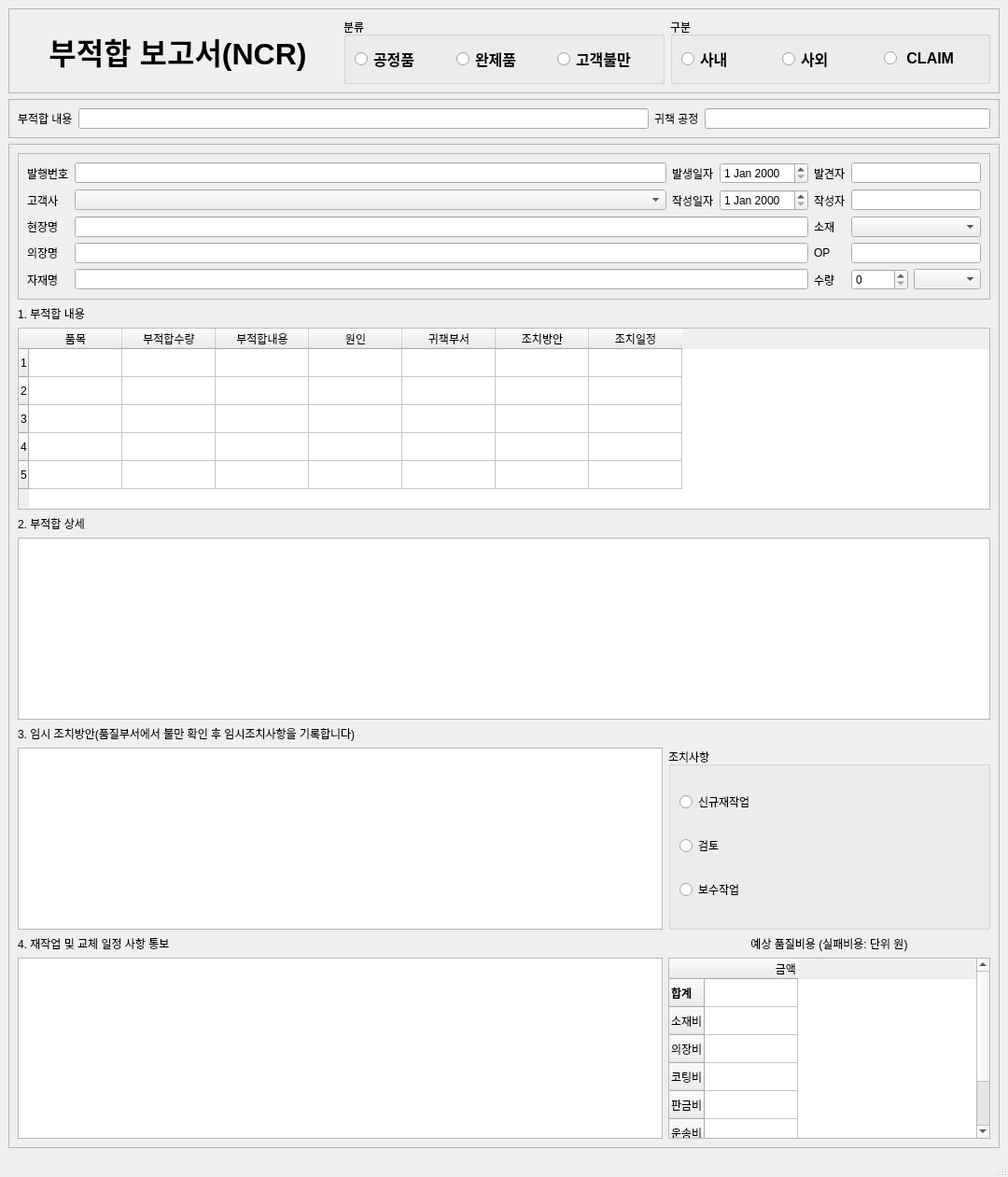
<?xml version="1.0" encoding="UTF-8"?>
<ui version="4.0">
 <class>MainWindow</class>
 <widget class="QMainWindow" name="MainWindow">
  <property name="geometry">
   <rect>
    <x>0</x>
    <y>0</y>
    <width>1080</width>
    <height>1261</height>
   </rect>
  </property>
  <property name="windowTitle">
   <string>MainWindow</string>
  </property>
  <widget class="QWidget" name="centralwidget">
   <layout class="QVBoxLayout" name="verticalLayout_2">
    <item>
     <widget class="QFrame" name="frame_1">
      <property name="frameShape">
       <enum>QFrame::StyledPanel</enum>
      </property>
      <property name="frameShadow">
       <enum>QFrame::Raised</enum>
      </property>
      <layout class="QHBoxLayout" name="horizontalLayout_2">
       <item>
        <widget class="QLabel" name="label">
         <property name="font">
          <font>
           <pointsize>24</pointsize>
           <weight>75</weight>
           <bold>true</bold>
          </font>
         </property>
         <property name="text">
          <string>부적합 보고서(NCR)</string>
         </property>
         <property name="alignment">
          <set>Qt::AlignCenter</set>
         </property>
        </widget>
       </item>
       <item>
        <widget class="QGroupBox" name="groupBox_Bunru">
         <property name="title">
          <string>분류</string>
         </property>
         <layout class="QHBoxLayout" name="horizontalLayout">
          <item>
           <widget class="QRadioButton" name="radioButton_Gonjong">
            <property name="font">
             <font>
              <pointsize>12</pointsize>
              <weight>75</weight>
              <bold>true</bold>
             </font>
            </property>
            <property name="text">
             <string>공정품</string>
            </property>
           </widget>
          </item>
          <item>
           <widget class="QRadioButton" name="radioButton_Wan">
            <property name="font">
             <font>
              <pointsize>12</pointsize>
              <weight>75</weight>
              <bold>true</bold>
             </font>
            </property>
            <property name="text">
             <string>완제품</string>
            </property>
           </widget>
          </item>
          <item>
           <widget class="QRadioButton" name="radioButton_Gogaek">
            <property name="font">
             <font>
              <pointsize>12</pointsize>
              <weight>75</weight>
              <bold>true</bold>
             </font>
            </property>
            <property name="text">
             <string>고객불만</string>
            </property>
           </widget>
          </item>
         </layout>
        </widget>
       </item>
       <item>
        <widget class="QGroupBox" name="groupBox_Gubun">
         <property name="title">
          <string>구분</string>
         </property>
         <layout class="QHBoxLayout" name="horizontalLayout_4">
          <item>
           <widget class="QRadioButton" name="radioButton_Sanae">
            <property name="font">
             <font>
              <pointsize>12</pointsize>
              <weight>75</weight>
              <bold>true</bold>
             </font>
            </property>
            <property name="text">
             <string>사내</string>
            </property>
           </widget>
          </item>
          <item>
           <widget class="QRadioButton" name="radioButton_Saoi_2">
            <property name="font">
             <font>
              <pointsize>12</pointsize>
              <weight>75</weight>
              <bold>true</bold>
             </font>
            </property>
            <property name="text">
             <string>사외</string>
            </property>
           </widget>
          </item>
          <item>
           <widget class="QRadioButton" name="radioButton_Claim">
            <property name="font">
             <font>
              <pointsize>12</pointsize>
              <weight>75</weight>
              <bold>true</bold>
             </font>
            </property>
            <property name="text">
             <string> CLAIM</string>
            </property>
           </widget>
          </item>
         </layout>
        </widget>
       </item>
      </layout>
     </widget>
    </item>
    <item>
     <widget class="QFrame" name="frame_2">
      <property name="frameShape">
       <enum>QFrame::StyledPanel</enum>
      </property>
      <property name="frameShadow">
       <enum>QFrame::Raised</enum>
      </property>
      <layout class="QHBoxLayout" name="horizontalLayout_3">
       <item>
        <widget class="QLabel" name="label_2">
         <property name="text">
          <string>부적합 내용</string>
         </property>
        </widget>
       </item>
       <item>
        <widget class="QLineEdit" name="lineEdit_Bujek">
         <property name="sizePolicy">
          <sizepolicy hsizetype="Expanding" vsizetype="Fixed">
           <horstretch>2</horstretch>
           <verstretch>0</verstretch>
          </sizepolicy>
         </property>
        </widget>
       </item>
       <item>
        <widget class="QLabel" name="label_3">
         <property name="text">
          <string>귀책 공정</string>
         </property>
        </widget>
       </item>
       <item>
        <widget class="QLineEdit" name="lineEdit_Guichak">
         <property name="sizePolicy">
          <sizepolicy hsizetype="Expanding" vsizetype="Fixed">
           <horstretch>1</horstretch>
           <verstretch>0</verstretch>
          </sizepolicy>
         </property>
        </widget>
       </item>
      </layout>
     </widget>
    </item>
    <item>
     <widget class="QFrame" name="frame_3">
      <property name="frameShape">
       <enum>QFrame::StyledPanel</enum>
      </property>
      <property name="frameShadow">
       <enum>QFrame::Raised</enum>
      </property>
      <layout class="QVBoxLayout" name="verticalLayout">
       <item>
        <widget class="QFrame" name="frame_3_1">
         <property name="frameShape">
          <enum>QFrame::StyledPanel</enum>
         </property>
         <property name="frameShadow">
          <enum>QFrame::Raised</enum>
         </property>
         <layout class="QGridLayout" name="gridLayout_2">
          <item row="4" column="0">
           <widget class="QLabel" name="label_17">
            <property name="text">
             <string>자재명</string>
            </property>
           </widget>
          </item>
          <item row="4" column="7">
           <widget class="QComboBox" name="comboBox_Danwi">
            <property name="sizePolicy">
             <sizepolicy hsizetype="Fixed" vsizetype="Fixed">
              <horstretch>0</horstretch>
              <verstretch>0</verstretch>
             </sizepolicy>
            </property>
           </widget>
          </item>
          <item row="2" column="6" colspan="2">
           <widget class="QComboBox" name="comboBox_Sojae"/>
          </item>
          <item row="3" column="2" colspan="3">
           <widget class="QLineEdit" name="lineEdit_Oijang"/>
          </item>
          <item row="0" column="5">
           <widget class="QLabel" name="label_6">
            <property name="text">
             <string>발견자</string>
            </property>
           </widget>
          </item>
          <item row="3" column="5">
           <widget class="QLabel" name="label_10">
            <property name="text">
             <string>OP</string>
            </property>
           </widget>
          </item>
          <item row="1" column="5">
           <widget class="QLabel" name="label_9">
            <property name="text">
             <string>작성자</string>
            </property>
           </widget>
          </item>
          <item row="2" column="5">
           <widget class="QLabel" name="label_15">
            <property name="text">
             <string>소재</string>
            </property>
           </widget>
          </item>
          <item row="0" column="0">
           <widget class="QLabel" name="label_5">
            <property name="text">
             <string>발행번호</string>
            </property>
           </widget>
          </item>
          <item row="1" column="0">
           <widget class="QLabel" name="label_7">
            <property name="text">
             <string>고객사</string>
            </property>
           </widget>
          </item>
          <item row="1" column="4">
           <widget class="QDateEdit" name="dateEdit_Jansung"/>
          </item>
          <item row="1" column="2">
           <widget class="QComboBox" name="comboBox_Gogaksa"/>
          </item>
          <item row="0" column="4">
           <widget class="QDateEdit" name="dateEdit_Balsang"/>
          </item>
          <item row="2" column="2" colspan="3">
           <widget class="QLineEdit" name="lineEdit_Hyunjang"/>
          </item>
          <item row="4" column="5">
           <widget class="QLabel" name="label_18">
            <property name="text">
             <string>수량</string>
            </property>
           </widget>
          </item>
          <item row="3" column="6" colspan="2">
           <widget class="QLineEdit" name="lineEdit_OP"/>
          </item>
          <item row="0" column="3">
           <widget class="QLabel" name="label_4">
            <property name="text">
             <string>발생일자</string>
            </property>
           </widget>
          </item>
          <item row="3" column="0">
           <widget class="QLabel" name="label_16">
            <property name="text">
             <string>의장명</string>
            </property>
           </widget>
          </item>
          <item row="0" column="2">
           <widget class="QLineEdit" name="lineEdit_Balhaeng">
            <property name="sizePolicy">
             <sizepolicy hsizetype="Expanding" vsizetype="Fixed">
              <horstretch>0</horstretch>
              <verstretch>0</verstretch>
             </sizepolicy>
            </property>
           </widget>
          </item>
          <item row="2" column="0">
           <widget class="QLabel" name="label_14">
            <property name="text">
             <string>현장명</string>
            </property>
           </widget>
          </item>
          <item row="4" column="2" colspan="3">
           <widget class="QLineEdit" name="lineEdit_Jajae"/>
          </item>
          <item row="1" column="3">
           <widget class="QLabel" name="label_8">
            <property name="text">
             <string>작성일자</string>
            </property>
           </widget>
          </item>
          <item row="4" column="6">
           <widget class="QSpinBox" name="spinBox_Surang">
            <property name="maximum">
             <number>10000</number>
            </property>
           </widget>
          </item>
          <item row="1" column="6" colspan="2">
           <widget class="QLineEdit" name="lineEdit_Jansung"/>
          </item>
          <item row="0" column="6" colspan="2">
           <widget class="QLineEdit" name="lineEdit_Balgyun">
            <property name="sizePolicy">
             <sizepolicy hsizetype="Expanding" vsizetype="Fixed">
              <horstretch>0</horstretch>
              <verstretch>0</verstretch>
             </sizepolicy>
            </property>
           </widget>
          </item>
         </layout>
        </widget>
       </item>
       <item>
        <layout class="QGridLayout" name="gridLayout_1">
         <item row="0" column="0">
          <widget class="QLabel" name="label_19">
           <property name="text">
            <string>1. 부적합 내용</string>
           </property>
          </widget>
         </item>
         <item row="3" column="0">
          <widget class="QTextEdit" name="textEdit_Bujekhab"/>
         </item>
         <item row="2" column="0">
          <widget class="QLabel" name="label_21">
           <property name="text">
            <string>2. 부적합 상세</string>
           </property>
          </widget>
         </item>
         <item row="1" column="0">
          <widget class="QTableWidget" name="tableWidget_Bujek">
           <property name="sizePolicy">
            <sizepolicy hsizetype="Expanding" vsizetype="Expanding">
             <horstretch>0</horstretch>
             <verstretch>0</verstretch>
            </sizepolicy>
           </property>
           <row>
            <property name="text">
             <string>1</string>
            </property>
           </row>
           <row>
            <property name="text">
             <string>2</string>
            </property>
           </row>
           <row>
            <property name="text">
             <string>3</string>
            </property>
           </row>
           <row>
            <property name="text">
             <string>4</string>
            </property>
           </row>
           <row>
            <property name="text">
             <string>5</string>
            </property>
           </row>
           <column>
            <property name="text">
             <string>품목</string>
            </property>
           </column>
           <column>
            <property name="text">
             <string>부적합수량</string>
            </property>
           </column>
           <column>
            <property name="text">
             <string>부적합내용</string>
            </property>
           </column>
           <column>
            <property name="text">
             <string>원인</string>
            </property>
           </column>
           <column>
            <property name="text">
             <string>귀책부서</string>
            </property>
           </column>
           <column>
            <property name="text">
             <string>조치방안</string>
            </property>
           </column>
           <column>
            <property name="text">
             <string>조치일정</string>
            </property>
           </column>
          </widget>
         </item>
        </layout>
       </item>
       <item>
        <layout class="QGridLayout" name="gridLayout_3">
         <item row="3" column="0">
          <widget class="QTextEdit" name="textEdit_Iljung"/>
         </item>
         <item row="1" column="0">
          <widget class="QTextEdit" name="textEdit_ImsiJochi">
           <property name="sizePolicy">
            <sizepolicy hsizetype="Expanding" vsizetype="Expanding">
             <horstretch>2</horstretch>
             <verstretch>0</verstretch>
            </sizepolicy>
           </property>
          </widget>
         </item>
         <item row="1" column="1">
          <widget class="QGroupBox" name="groupBox_Jochi">
           <property name="sizePolicy">
            <sizepolicy hsizetype="Expanding" vsizetype="Preferred">
             <horstretch>1</horstretch>
             <verstretch>0</verstretch>
            </sizepolicy>
           </property>
           <property name="title">
            <string>조치사항</string>
           </property>
           <layout class="QVBoxLayout" name="verticalLayout_3">
            <item>
             <widget class="QRadioButton" name="radioButton_Singu">
              <property name="text">
               <string>신규재작업</string>
              </property>
             </widget>
            </item>
            <item>
             <widget class="QRadioButton" name="radioButton_Gumto">
              <property name="text">
               <string>검토</string>
              </property>
             </widget>
            </item>
            <item>
             <widget class="QRadioButton" name="radioButton_Bosu">
              <property name="text">
               <string>보수작업</string>
              </property>
             </widget>
            </item>
           </layout>
          </widget>
         </item>
         <item row="2" column="0">
          <widget class="QLabel" name="label_23">
           <property name="text">
            <string>4. 재작업 및 교체 일정 사항 통보</string>
           </property>
          </widget>
         </item>
         <item row="0" column="0">
          <widget class="QLabel" name="label_22">
           <property name="text">
            <string>3. 임시 조치방안(품질부서에서 불만 확인 후 임시조치사항을 기록합니다)</string>
           </property>
          </widget>
         </item>
         <item row="3" column="1">
          <widget class="QTableWidget" name="tableWidget_Qcost">
           <row>
            <property name="text">
             <string>합계</string>
            </property>
            <property name="font">
             <font>
              <weight>75</weight>
              <bold>true</bold>
             </font>
            </property>
            <property name="background">
             <color>
              <red>249</red>
              <green>240</green>
              <blue>107</blue>
             </color>
            </property>
           </row>
           <row>
            <property name="text">
             <string>소재비</string>
            </property>
           </row>
           <row>
            <property name="text">
             <string>의장비</string>
            </property>
           </row>
           <row>
            <property name="text">
             <string>코팅비</string>
            </property>
           </row>
           <row>
            <property name="text">
             <string>판금비</string>
            </property>
           </row>
           <row>
            <property name="text">
             <string>운송비</string>
            </property>
           </row>
           <row>
            <property name="text">
             <string>설치비</string>
            </property>
           </row>
           <column>
            <property name="text">
             <string>금액</string>
            </property>
            <property name="toolTip">
             <string comment="숫자만 입력 가능합니다."/>
            </property>
            <property name="textAlignment">
             <set>AlignTrailing|AlignVCenter</set>
            </property>
           </column>
          </widget>
         </item>
         <item row="2" column="1">
          <widget class="QLabel" name="label_11">
           <property name="text">
            <string>예상 품질비용 (실패비용: 단위 원)</string>
           </property>
           <property name="alignment">
            <set>Qt::AlignCenter</set>
           </property>
          </widget>
         </item>
        </layout>
       </item>
      </layout>
     </widget>
    </item>
   </layout>
  </widget>
  <widget class="QMenuBar" name="menubar">
   <property name="geometry">
    <rect>
     <x>0</x>
     <y>0</y>
     <width>1080</width>
     <height>28</height>
    </rect>
   </property>
  </widget>
  <widget class="QStatusBar" name="statusbar"/>
 </widget>
 <resources/>
 <connections/>
</ui>
